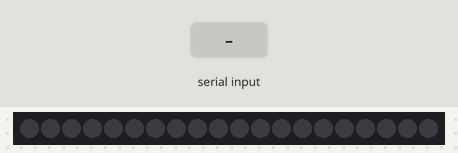
The sketch below on a simulated Arduino Uno, built with avr-gcc and run on an emulated ATmega328P. Parts: 20 RGB LEDs in strip order, left to right. Inputs (shaded band) come from the test bench. Dim RGB values are drawn brighter than linear.

Above: at 1.2 s.
1.3 s: "GO" received over the second serial link
At 1.8 s:
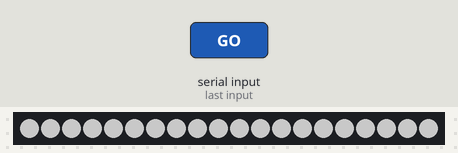
Timing chart, 0 to 4.3 s (numbered marks = the images above; inputs shaded):
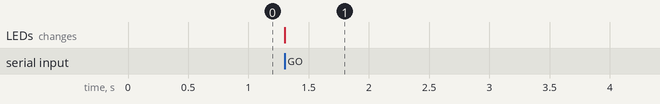

Measured:
- after the input at 1.3 s, the LEDs: change at once (image 1)

The sketch:

xbee_rx_green_light.ino
```cpp
// (licence header left out)
#include <SoftwareSerial.h>
#include "FastLED.h"

// Number of LEDs
#define NUM_LEDS    20
#define WAIT        5000    // ms
#define BRIGHTNESS  100     // %

// Define our clock and data lines
#define DATA_PIN    11
#define CLOCK_PIN   13

// Create the LED array
CRGB leds[NUM_LEDS];

// Software serial object for XBee comms
SoftwareSerial XBee(2, 3);  // Rx, Tx

void setup() {

  // Pour a bowl of Serial
  XBee.begin(9600);

  // Init LEDs
  FastLED.addLeds<APA102, DATA_PIN, CLOCK_PIN, BGR>(leds, NUM_LEDS);

  //Set global brightness
  FastLED.setBrightness(BRIGHTNESS);

  // Make sure LEDs start off
  turnOff();
}

void loop() {

  // Wait for the 'O' character to appear
  String str = XBee.readStringUntil('O');

  // If we get the GO signal, flash light
  if ( str == "G" ) {
    flashGreen();
  }
}

void turnOff() {
  for ( int i = 0; i < NUM_LEDS; i++ ) {
    leds[i] = CRGB::Black;
  }
  FastLED.show();
}

void flashGreen() {

  // Show green
  for ( int i = 0; i < NUM_LEDS; i++ ) {
    leds[i] = CRGB::White;
  }
  FastLED.show();
  delay(WAIT);

  // Turn off LEDs
  turnOff();
}
```
